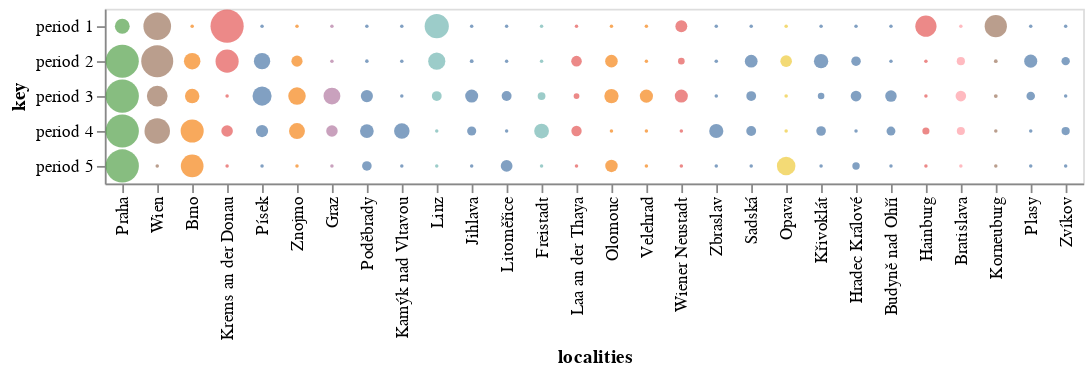

The notebook cell this image was saved under:
### Code cell
time_medians = ['median_p1', 'median_p2', 'median_p3', 'median_p4', 'median_p5']

time_df = df[time_medians + ['region1', 'median']]
time_df['name'] = time_df.index
time_df.rename(columns= {
    'median_p1': 'period 1',
    'median_p2': 'period 2', 
    'median_p3': 'period 3', 
    'median_p4': 'period 4', 
    'median_p5': 'period 5'
}, inplace=True)
time_medians = ['period 1', 'period 2', 'period 3', 'period 4', 'period 5']

locations_by_median = time_df.sort_values(['median'], inplace=True, ascending=False)

time_df = time_df[time_df['median'] > 0.05]

time_chart = alt.Chart(time_df).transform_window(
    index='count()'
).transform_fold(
    time_medians
).encode(
    color=alt.Color('name:N', legend=None),
    x=alt.X(
        'name:N',
        axis=alt.Axis(title='localities'),
        sort=locations_by_median
    ),
    y=alt.Y(
        'key:N',
        scale=alt.Scale(zero=False, domain=time_medians, nice=False),
    ),
)

circles = time_chart.mark_circle(
    clip=True,
    strokeOpacity=1,
    strokeWidth=1.5
).encode(
    size=alt.Size('value:Q', legend=None),
    color=alt.Color('region1:N', legend=None),
)

circles

### Figure 1 — Vega-Lite specification as saved in the notebook (floating-point values rounded to 4 significant figures)
{"config": {"view": {"continuousWidth": 400, "continuousHeight": 300}}, "data": {"name": "data-378761c924d118235e73747c52169dfa"}, "mark": {"type": "circle", "clip": true, "strokeOpacity": 1, "strokeWidth": 1.5}, "encoding": {"color": {"type": "nominal", "field": "region1", "legend": null}, "size": {"type": "quantitative", "field": "value", "legend": null}, "x": {"type": "nominal", "axis": {"title": "localities"}, "field": "name", "sort": null}, "y": {"type": "nominal", "field": "key", "scale": {"domain": ["period 1", "period 2", "period 3", "period 4", "period 5"], "nice": false, "zero": false}}}, "transform": [{"window": [{"op": "count", "as": "index"}]}, {"fold": ["period 1", "period 2", "period 3", "period 4", "period 5"]}], "$schema": "https://vega.github.io/schema/vega-lite/v4.8.1.json", "datasets": {"data-378761c924d118235e73747c52169dfa": [{"period 1": 0.1914, "period 2": 0.9902, "period 3": 1.0, "period 4": 1.0, "period 5": 1.0, "region1": "Prag", "median": 1.0, "name": "Praha"}, {"period 1": 0.6903, "period 2": 0.9286, "period 3": 0.3834, "period 4": 0.5854, "period 5": 0.0, "region1": "Wien", "median": 0.689, "name": "Wien"}, {"period 1": 0.0, "period 2": 0.2394, "period 3": 0.1815, "period 4": 0.477, "period 5": 0.4633, "region1": "Mähren", "median": 0.3775, "name": "Brno"}, {"period 1": 1.0, "period 2": 0.4794, "period 3": 0.0, "period 4": 0.1114, "period 5": 0.0, "region1": "Niederösterreich", "median": 0.244, "name": "Krems an der Donau"}, {"period 1": 0.0, "period 2": 0.2339, "period 3": 0.3239, "period 4": 0.1256, "period 5": 0.0, "region1": "Böhmen", "median": 0.2381, "name": "Písek"}, {"period 1": 0.0, "period 2": 0.1029, "period 3": 0.2701, "period 4": 0.2221, "period 5": 0.0, "region1": "Mähren", "median": 0.2291, "name": "Znojmo"}, {"period 1": 0.0, "period 2": 0.0, "period 3": 0.2502, "period 4": 0.1108, "period 5": 0.0, "region1": "Steiermark", "median": 0.1527, "name": "Graz"}, {"period 1": 0.0, "period 2": 0.0003143, "period 3": 0.1242, "period 4": 0.1618, "period 5": 0.07318, "region1": "Böhmen", "median": 0.151, "name": "Poděbrady"}, {"period 1": 0.0, "period 2": 0.0, "period 3": 0.0, "period 4": 0.209, "period 5": 0.0, "region1": "Böhmen", "median": 0.1176, "name": "Kamýk nad Vltavou"}, {"period 1": 0.5252, "period 2": 0.2591, "period 3": 0.07691, "period 4": 0.0, "period 5": 0.0, "region1": "Oberösterreich", "median": 0.1147, "name": "Linz"}, {"period 1": 0.0, "period 2": 0.001765, "period 3": 0.144, "period 4": 0.065, "period 5": 0.0, "region1": "Böhmen", "median": 0.1111, "name": "Jihlava"}, {"period 1": 0.0, "period 2": 0.0, "period 3": 0.07919, "period 4": 0.0, "period 5": 0.1153, "region1": "Böhmen", "median": 0.1108, "name": "Litoměřice"}, {"period 1": 0.0, "period 2": 0.0, "period 3": 0.04462, "period 4": 0.1882, "period 5": 0.0, "region1": "Oberösterreich", "median": 0.11, "name": "Freistadt"}, {"period 1": 0.0, "period 2": 0.09186, "period 3": 0.01979, "period 4": 0.08666, "period 5": 0.0, "region1": "Niederösterreich", "median": 0.1097, "name": "Laa an der Thaya"}, {"period 1": 0.0, "period 2": 0.1338, "period 3": 0.1765, "period 4": 0.0, "period 5": 0.1308, "region1": "Mähren", "median": 0.1059, "name": "Olomouc"}, {"period 1": 0.0, "period 2": 0.0, "period 3": 0.1487, "period 4": 0.0, "period 5": 0.0, "region1": "Mähren", "median": 0.0941, "name": "Velehrad"}, {"period 1": 0.1188, "period 2": 0.02917, "period 3": 0.1449, "period 4": 0.0, "period 5": 0.0, "region1": "Niederösterreich", "median": 0.08714, "name": "Wiener Neustadt"}, {"period 1": 0.0, "period 2": 0.0002691, "period 3": 0.000309, "period 4": 0.1732, "period 5": 0.0, "region1": "Böhmen", "median": 0.08553, "name": "Zbraslav"}, {"period 1": 0.0, "period 2": 0.1383, "period 3": 0.07752, "period 4": 0.0784, "period 5": 0.0, "region1": "Böhmen", "median": 0.08107, "name": "Sadská"}, {"period 1": 0.0, "period 2": 0.1126, "period 3": 0.0002693, "period 4": 0.0, "period 5": 0.3055, "region1": "Schlesien", "median": 0.07568, "name": "Opava"}, {"period 1": 0.0, "period 2": 0.1776, "period 3": 0.0284, "period 4": 0.0738, "period 5": 0.0, "region1": "Böhmen", "median": 0.07062, "name": "Křivoklát"}, {"period 1": 0.0, "period 2": 0.07199, "period 3": 0.09411, "period 4": 0.0, "period 5": 0.0393, "region1": "Böhmen", "median": 0.06821, "name": "Hradec Králové"}, {"period 1": 0.0, "period 2": 0.0, "period 3": 0.1102, "period 4": 0.06144, "period 5": 0.0, "region1": "Böhmen", "median": 0.0652, "name": "Budyně nad Ohří"}, {"period 1": 0.4029, "period 2": 0.0, "period 3": 0.0, "period 4": 0.03555, "period 5": 0.0, "region1": "Niederösterreich", "median": 0.06411, "name": "Hainburg"}, {"period 1": 0.0, "period 2": 0.05026, "period 3": 0.09165, "period 4": 0.04906, "period 5": 0.0, "region1": "Ungarn", "median": 0.0589, "name": "Bratislava"}, {"period 1": 0.4435, "period 2": 0.001521, "period 3": 0.00189, "period 4": 2.704e-05, "period 5": 0.0, "region1": "Wien", "median": 0.05843, "name": "Korneuburg"}, {"period 1": 0.0, "period 2": 0.1457, "period 3": 0.05559, "period 4": 0.0, "period 5": 0.0, "region1": "Böhmen", "median": 0.05194, "name": "Plasy"}, {"period 1": 0.0, "period 2": 0.05286, "period 3": 0.0, "period 4": 0.0507, "period 5": 0.0, "region1": "Böhmen", "median": 0.05152, "name": "Zvíkov"}]}}
